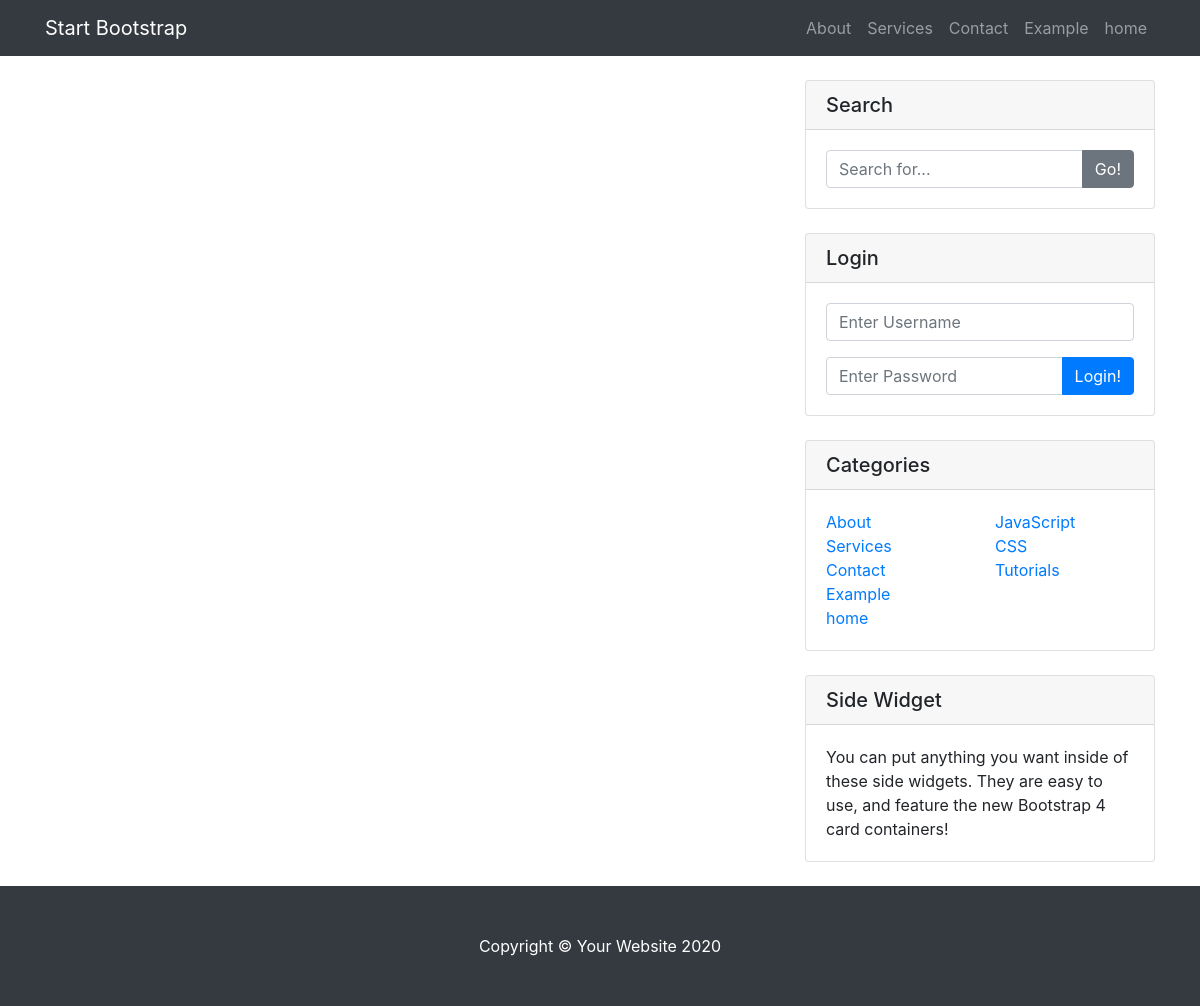
Screenshot of /search.php with the database file from the repository.
### tables this page shows
CREATE TABLE `categories` (
  `cat_id` int(11) NOT NULL,
  `cat_title` varchar(255) NOT NULL
);

### search.php (the view, shortened to what this page needs)
<?php include "includes/db.php"; ?>
<?php include "includes/header.php"; ?>
  <nav class="navbar navbar-expand-lg navbar-dark bg-dark fixed-top">
    <div class="container">
      <a class="navbar-brand" href="#">Start Bootstrap</a>
      <div class="collapse navbar-collapse" id="navbarResponsive">
        <ul class="navbar-nav ml-auto">
        <?php
          $query = "SELECT * FROM categories";
          $select_all_categories_query = mysqli_query($connection, $query);
          while($row = mysqli_fetch_assoc($select_all_categories_query)) {
            $cat_title = $row['cat_title'];
            echo "<li class='nav-item'> <a class='nav-link' href='#'> {$cat_title} </a> </li>";
          }
        ?>
        </ul>
      </div>
    </div>
  </nav>
  <div class="container">
    <div class="row">
      <div class="col-lg-8">
</div>
<?php include "includes/sidebar.php"; ?>
  <footer class="py-5 bg-dark">
    <div class="container">
      <p class="m-0 text-center text-white">Copyright &copy; Your Website 2020</p>
    </div>
  </footer>
</body>
</html>

### includes/sidebar.php
    <div class="col-md-4">
      <div class="card my-4">
        <h5 class="card-header">Search</h5>
        <div class="card-body">
        <form action="search.php" method="post">
          <div class="input-group">
            <input name="search" type="text" class="form-control" placeholder="Search for...">
            <span class="input-group-append">
              <button class="btn btn-secondary" name="submit" type="submit">Go!</button>
            </span>
          </div>
          </form>
        </div>
      </div>
      <div class="card my-4">
        <h5 class="card-header">Login</h5>
        <div class="card-body">
        <form action="includes/login.php" method="post">
          <div class="form-group">
            <input name="username" type="text" class="form-control" placeholder="Enter Username">
            </div>
          <div class="input-group">
            <input name="password" type="password" class="form-control" placeholder="Enter Password">
            <span class="input-group-append">
              <button class="btn btn-primary" name="login" type="submit">Login!</button>
            </span>
          </div>
          </form>
        </div>
      </div>
      <div class="card my-4">
        <?php
        $query = "SELECT * FROM categories";
        $select_categories_sidebar = mysqli_query($connection, $query);
        ?>
        <h5 class="card-header">Categories</h5>
        <div class="card-body">
          <div class="row">
            <div class="col-lg-6">
              <ul class="list-unstyled mb-0">
                  <?php
                  while($row = mysqli_fetch_assoc($select_categories_sidebar)) {
                    $cat_title = $row['cat_title'];
                    $cat_id = $row['cat_id'];
                    echo "<li class='nav-item'> <a  href='category.php?category=$cat_id'> {$cat_title} </a> </li>";
                    }
                  ?>
              </ul>
            </div>
            <div class="col-lg-6">
              <ul class="list-unstyled mb-0">
                <li>
                  <a href="#">JavaScript</a>
                </li>
                <li>
                  <a href="#">CSS</a>
                </li>
                <li>
                  <a href="#">Tutorials</a>
                </li>
              </ul>
            </div>
          </div>
        </div>
      </div>
                    <?php include "widget.php"; ?>
    </div>
  </div>
</div>

### css/blog-post.css (style rules this page uses)
body { padding-top: 56px; }

### rows the page displays
categories: cat_title "About"
categories: cat_title "Services"
categories: cat_title "Contact"
categories: cat_title "Example"
categories: cat_title "home"
